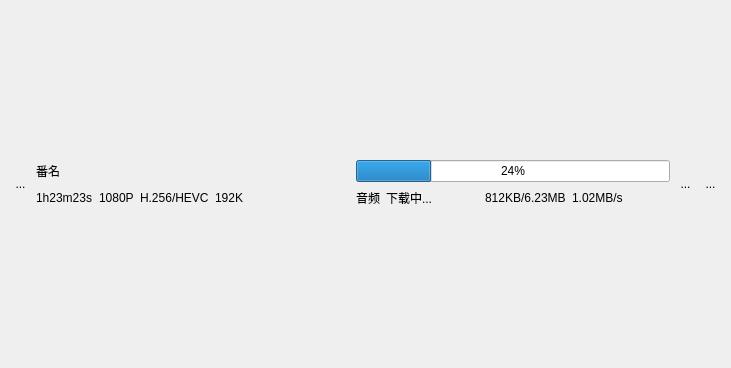
<?xml version="1.0" encoding="UTF-8"?>
<ui version="4.0">
 <class>DownloadItem</class>
 <widget class="QWidget" name="DownloadItem">
  <property name="geometry">
   <rect>
    <x>0</x>
    <y>0</y>
    <width>731</width>
    <height>368</height>
   </rect>
  </property>
  <property name="windowTitle">
   <string>Form</string>
  </property>
  <layout class="QGridLayout" name="gridLayout_4">
   <item row="0" column="0">
    <layout class="QGridLayout" name="gridLayout">
     <item row="0" column="0">
      <layout class="QVBoxLayout" name="processBox">
       <item>
        <widget class="QToolButton" name="toolButton">
         <property name="styleSheet">
          <string notr="true">QToolButton{border:none;}</string>
         </property>
         <property name="text">
          <string>...</string>
         </property>
         <property name="icon">
          <iconset resource="res.qrc">
           <normaloff>:/icon/Bilibili-video.svg</normaloff>:/icon/Bilibili-video.svg</iconset>
         </property>
         <property name="iconSize">
          <size>
           <width>50</width>
           <height>50</height>
          </size>
         </property>
         <property name="checkable">
          <bool>true</bool>
         </property>
         <property name="autoExclusive">
          <bool>true</bool>
         </property>
        </widget>
       </item>
      </layout>
     </item>
     <item row="0" column="1">
      <layout class="QVBoxLayout" name="detailBox">
       <item>
        <widget class="QLabel" name="videoName">
         <property name="text">
          <string>番名</string>
         </property>
        </widget>
       </item>
       <item>
        <layout class="QHBoxLayout" name="horizontalLayout_2">
         <item>
          <widget class="QLabel" name="label_5">
           <property name="text">
            <string>1h23m23s</string>
           </property>
          </widget>
         </item>
         <item>
          <widget class="QLabel" name="label_4">
           <property name="text">
            <string>1080P</string>
           </property>
          </widget>
         </item>
         <item>
          <widget class="QLabel" name="label">
           <property name="text">
            <string>H.256/HEVC</string>
           </property>
          </widget>
         </item>
         <item>
          <widget class="QLabel" name="label_6">
           <property name="text">
            <string>192K</string>
           </property>
          </widget>
         </item>
         <item>
          <spacer name="horizontalSpacer">
           <property name="orientation">
            <enum>Qt::Horizontal</enum>
           </property>
           <property name="sizeHint" stdset="0">
            <size>
             <width>40</width>
             <height>20</height>
            </size>
           </property>
          </spacer>
         </item>
        </layout>
       </item>
      </layout>
     </item>
     <item row="0" column="2">
      <layout class="QGridLayout" name="gridLayout_2">
       <item row="0" column="0">
        <widget class="QProgressBar" name="progressBar">
         <property name="value">
          <number>24</number>
         </property>
        </widget>
       </item>
       <item row="1" column="0">
        <layout class="QHBoxLayout" name="horizontalLayout">
         <item>
          <widget class="QLabel" name="label_8">
           <property name="text">
            <string>音频</string>
           </property>
          </widget>
         </item>
         <item>
          <widget class="QLabel" name="label_7">
           <property name="text">
            <string>下载中...</string>
           </property>
          </widget>
         </item>
         <item>
          <spacer name="horizontalSpacer_3">
           <property name="orientation">
            <enum>Qt::Horizontal</enum>
           </property>
           <property name="sizeHint" stdset="0">
            <size>
             <width>40</width>
             <height>20</height>
            </size>
           </property>
          </spacer>
         </item>
         <item>
          <widget class="QLabel" name="label_3">
           <property name="text">
            <string>812KB/6.23MB</string>
           </property>
          </widget>
         </item>
         <item>
          <widget class="QLabel" name="label_2">
           <property name="text">
            <string>1.02MB/s</string>
           </property>
          </widget>
         </item>
         <item>
          <spacer name="horizontalSpacer_2">
           <property name="orientation">
            <enum>Qt::Horizontal</enum>
           </property>
           <property name="sizeHint" stdset="0">
            <size>
             <width>40</width>
             <height>20</height>
            </size>
           </property>
          </spacer>
         </item>
        </layout>
       </item>
      </layout>
     </item>
     <item row="0" column="3">
      <layout class="QGridLayout" name="gridLayout_3">
       <item row="0" column="0">
        <widget class="QToolButton" name="playPauseButton">
         <property name="cursor">
          <cursorShape>PointingHandCursor</cursorShape>
         </property>
         <property name="styleSheet">
          <string notr="true">QToolButton
{
border:none;
}</string>
         </property>
         <property name="text">
          <string>...</string>
         </property>
         <property name="iconSize">
          <size>
           <width>50</width>
           <height>50</height>
          </size>
         </property>
         <property name="checkable">
          <bool>true</bool>
         </property>
         <property name="autoExclusive">
          <bool>true</bool>
         </property>
        </widget>
       </item>
       <item row="0" column="1">
        <widget class="QToolButton" name="cancelButton">
         <property name="font">
          <font>
           <family>Arial</family>
           <pointsize>9</pointsize>
          </font>
         </property>
         <property name="cursor">
          <cursorShape>PointingHandCursor</cursorShape>
         </property>
         <property name="styleSheet">
          <string notr="true">QToolButton
{
border:none;
}</string>
         </property>
         <property name="text">
          <string>...</string>
         </property>
         <property name="icon">
          <iconset resource="res.qrc">
           <normaloff>:/icon/close.svg</normaloff>:/icon/close.svg</iconset>
         </property>
         <property name="iconSize">
          <size>
           <width>50</width>
           <height>50</height>
          </size>
         </property>
         <property name="checkable">
          <bool>true</bool>
         </property>
         <property name="autoExclusive">
          <bool>true</bool>
         </property>
        </widget>
       </item>
      </layout>
     </item>
    </layout>
   </item>
  </layout>
 </widget>
 <resources>
  <include location="res.qrc"/>
 </resources>
 <connections/>
</ui>
